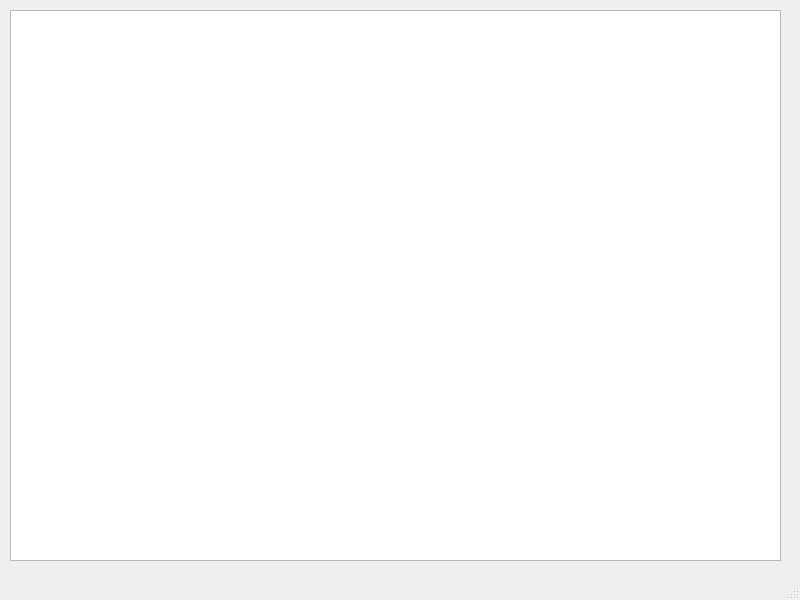
<?xml version="1.0" encoding="UTF-8"?>
<ui version="4.0">
 <class>MainWindow</class>
 <widget class="QMainWindow" name="MainWindow">
  <property name="geometry">
   <rect>
    <x>0</x>
    <y>0</y>
    <width>800</width>
    <height>600</height>
   </rect>
  </property>
  <property name="windowTitle">
   <string>MainWindow</string>
  </property>
  <widget class="QWidget" name="centralwidget">
   <widget class="QTableWidget" name="tableWidget">
    <property name="geometry">
     <rect>
      <x>10</x>
      <y>10</y>
      <width>771</width>
      <height>551</height>
     </rect>
    </property>
   </widget>
  </widget>
  <widget class="QMenuBar" name="menubar">
   <property name="geometry">
    <rect>
     <x>0</x>
     <y>0</y>
     <width>800</width>
     <height>26</height>
    </rect>
   </property>
  </widget>
  <widget class="QStatusBar" name="statusbar"/>
 </widget>
 <resources/>
 <connections/>
</ui>
